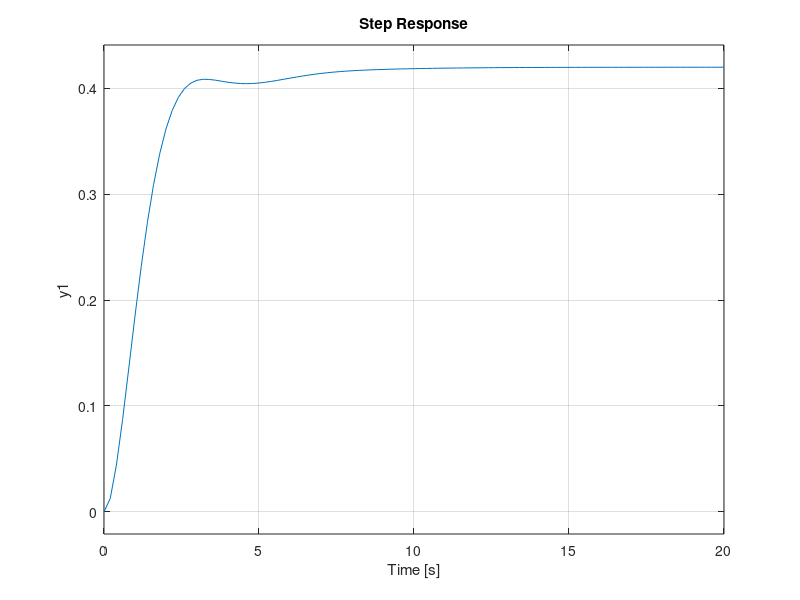

Here is the MATLAB script that generated this plot:
% Define the transfer function G1
n1 = [1];          
d1 = [1 0.3 2];    
G1 = tf(n1, d1);   

% Define the transfer function G2
n2 = [0.4];        
d2 = [2 1];        
G2 = tf(n2, d2);   

% Define the transfer function G3
n3 = [2 0];        
d3 = [1];          
G3 = tf(n3, d3);   

% Define gain constants
k1 = 0.7;
k2 = 0.5;
k3 = -1;
k4 = 0.4;
k5 = 2;


Gs1 = series(k3, G2);  % Connect G2 with gain k3 in series


Gpf = feedback(Gs1, k2, +1);  % Connect Gs1 with gain k2 in a positive feedback loop


Gs2 = series(Gpf, k4); % Connect Gpf with gain k4 in series


Gnf1 = feedback(G1, Gpf);  % Connect G1 with Gpf in a negative feedback loop


Gs3 = series(k1, Gnf1); % For the open loop transfer function 


Gnf2 = feedback(Gs3, G3); % For overall transfer function 

tranFunction = Gnf2


%% Plot the step response of the overall transfer function
step(tranFunction);
